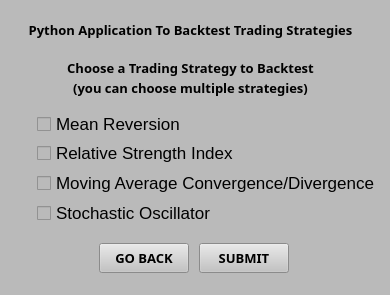
<?xml version="1.0" encoding="UTF-8"?>
<ui version="4.0">
 <class>MainWindow</class>
 <widget class="QMainWindow" name="MainWindow">
  <property name="geometry">
   <rect>
    <x>0</x>
    <y>0</y>
    <width>390</width>
    <height>295</height>
   </rect>
  </property>
  <property name="font">
   <font>
    <pointsize>55</pointsize>
   </font>
  </property>
  <property name="windowTitle">
   <string>Backtesting Trading Strategies</string>
  </property>
  <property name="styleSheet">
   <string notr="true">background-color: rgb(186, 186, 186);</string>
  </property>
  <widget class="QWidget" name="centralwidget">
   <widget class="QLabel" name="label_3">
    <property name="geometry">
     <rect>
      <x>25</x>
      <y>20</y>
      <width>331</width>
      <height>20</height>
     </rect>
    </property>
    <property name="font">
     <font>
      <family>Avenir LT Std 45 Book</family>
      <pointsize>10</pointsize>
      <weight>75</weight>
      <bold>true</bold>
     </font>
    </property>
    <property name="text">
     <string>Python Application To Backtest Trading Strategies</string>
    </property>
    <property name="alignment">
     <set>Qt::AlignCenter</set>
    </property>
   </widget>
   <widget class="QLabel" name="label_5">
    <property name="geometry">
     <rect>
      <x>25</x>
      <y>60</y>
      <width>331</width>
      <height>16</height>
     </rect>
    </property>
    <property name="font">
     <font>
      <family>Avenir LT Std 45 Book</family>
      <pointsize>10</pointsize>
      <weight>75</weight>
      <bold>true</bold>
     </font>
    </property>
    <property name="styleSheet">
     <string notr="true"/>
    </property>
    <property name="text">
     <string>Choose a Trading Strategy to Backtest</string>
    </property>
    <property name="alignment">
     <set>Qt::AlignCenter</set>
    </property>
   </widget>
   <widget class="QLabel" name="label_6">
    <property name="geometry">
     <rect>
      <x>25</x>
      <y>80</y>
      <width>331</width>
      <height>16</height>
     </rect>
    </property>
    <property name="font">
     <font>
      <family>Avenir LT Std 45 Book</family>
      <pointsize>10</pointsize>
      <weight>75</weight>
      <bold>true</bold>
     </font>
    </property>
    <property name="styleSheet">
     <string notr="true"/>
    </property>
    <property name="text">
     <string>(you can choose multiple strategies)</string>
    </property>
    <property name="alignment">
     <set>Qt::AlignCenter</set>
    </property>
   </widget>
   <widget class="QCheckBox" name="checkBox_MR">
    <property name="geometry">
     <rect>
      <x>37</x>
      <y>114</y>
      <width>191</width>
      <height>20</height>
     </rect>
    </property>
    <property name="font">
     <font>
      <family>MS Shell Dlg 2</family>
      <pointsize>13</pointsize>
     </font>
    </property>
    <property name="text">
     <string>Mean Reversion</string>
    </property>
   </widget>
   <widget class="QCheckBox" name="checkBox_RSI">
    <property name="geometry">
     <rect>
      <x>37</x>
      <y>143</y>
      <width>241</width>
      <height>20</height>
     </rect>
    </property>
    <property name="font">
     <font>
      <family>MS Shell Dlg 2</family>
      <pointsize>13</pointsize>
     </font>
    </property>
    <property name="text">
     <string>Relative Strength Index</string>
    </property>
   </widget>
   <widget class="QCheckBox" name="checkBox_MACD">
    <property name="geometry">
     <rect>
      <x>37</x>
      <y>173</y>
      <width>401</width>
      <height>20</height>
     </rect>
    </property>
    <property name="font">
     <font>
      <family>MS Shell Dlg 2</family>
      <pointsize>13</pointsize>
     </font>
    </property>
    <property name="text">
     <string>Moving Average Convergence/Divergence</string>
    </property>
   </widget>
   <widget class="QCheckBox" name="checkBox_Stochastic">
    <property name="geometry">
     <rect>
      <x>37</x>
      <y>203</y>
      <width>211</width>
      <height>20</height>
     </rect>
    </property>
    <property name="font">
     <font>
      <family>MS Shell Dlg 2</family>
      <pointsize>13</pointsize>
     </font>
    </property>
    <property name="text">
     <string>Stochastic Oscillator</string>
    </property>
   </widget>
   <widget class="QPushButton" name="Backtest_button">
    <property name="geometry">
     <rect>
      <x>199</x>
      <y>243</y>
      <width>90</width>
      <height>30</height>
     </rect>
    </property>
    <property name="font">
     <font>
      <family>Avenir LT Std 45 Book</family>
      <pointsize>10</pointsize>
      <weight>75</weight>
      <bold>true</bold>
     </font>
    </property>
    <property name="styleSheet">
     <string notr="true">background-color: rgb(195, 195, 195);</string>
    </property>
    <property name="text">
     <string>SUBMIT</string>
    </property>
    <property name="checkable">
     <bool>false</bool>
    </property>
   </widget>
   <widget class="QPushButton" name="Goback">
    <property name="geometry">
     <rect>
      <x>99</x>
      <y>243</y>
      <width>90</width>
      <height>30</height>
     </rect>
    </property>
    <property name="font">
     <font>
      <family>Avenir LT Std 45 Book</family>
      <pointsize>10</pointsize>
      <weight>75</weight>
      <bold>true</bold>
     </font>
    </property>
    <property name="styleSheet">
     <string notr="true">background-color: rgb(195, 195, 195);</string>
    </property>
    <property name="text">
     <string>GO BACK</string>
    </property>
    <property name="checkable">
     <bool>false</bool>
    </property>
   </widget>
  </widget>
 </widget>
 <resources/>
 <connections/>
</ui>
